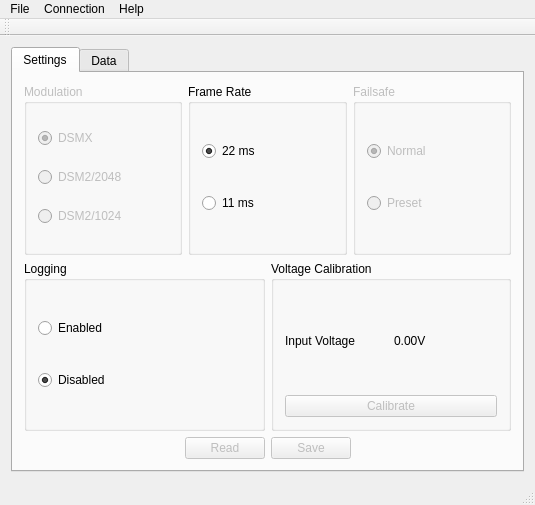
<?xml version="1.0" encoding="UTF-8"?>
<ui version="4.0">
 <class>MainWindow</class>
 <widget class="QMainWindow" name="MainWindow">
  <property name="geometry">
   <rect>
    <x>0</x>
    <y>0</y>
    <width>535</width>
    <height>505</height>
   </rect>
  </property>
  <property name="windowTitle">
   <string>MainWindow</string>
  </property>
  <widget class="QWidget" name="centralWidget">
   <layout class="QVBoxLayout" name="verticalLayout">
    <item>
     <widget class="QTabWidget" name="tabWidget">
      <property name="currentIndex">
       <number>0</number>
      </property>
      <widget class="QWidget" name="settingsTab">
       <attribute name="title">
        <string>Settings</string>
       </attribute>
       <layout class="QVBoxLayout" name="verticalLayout_8">
        <item>
         <layout class="QHBoxLayout" name="horizontalLayout_4">
          <item>
           <widget class="QGroupBox" name="modulationGroupBox">
            <property name="enabled">
             <bool>false</bool>
            </property>
            <property name="title">
             <string>Modulation</string>
            </property>
            <layout class="QVBoxLayout" name="verticalLayout_3">
             <item>
              <widget class="QRadioButton" name="dsmxRadioButton">
               <property name="text">
                <string>DSMX</string>
               </property>
               <property name="checked">
                <bool>true</bool>
               </property>
              </widget>
             </item>
             <item>
              <widget class="QRadioButton" name="dsm2_2048RadioButton">
               <property name="text">
                <string>DSM2/2048</string>
               </property>
              </widget>
             </item>
             <item>
              <widget class="QRadioButton" name="dsm2_1024radioButton">
               <property name="text">
                <string>DSM2/1024</string>
               </property>
              </widget>
             </item>
            </layout>
           </widget>
          </item>
          <item>
           <widget class="QGroupBox" name="frameRateGroupBox">
            <property name="title">
             <string>Frame Rate</string>
            </property>
            <layout class="QVBoxLayout" name="verticalLayout_4">
             <item>
              <widget class="QRadioButton" name="frame22RadioButton">
               <property name="text">
                <string>22 ms</string>
               </property>
               <property name="checked">
                <bool>true</bool>
               </property>
              </widget>
             </item>
             <item>
              <widget class="QRadioButton" name="frame11RadioButton">
               <property name="text">
                <string>11 ms</string>
               </property>
              </widget>
             </item>
            </layout>
           </widget>
          </item>
          <item>
           <widget class="QGroupBox" name="failsageGroupBox">
            <property name="enabled">
             <bool>false</bool>
            </property>
            <property name="title">
             <string>Failsafe</string>
            </property>
            <layout class="QVBoxLayout" name="verticalLayout_5">
             <item>
              <widget class="QRadioButton" name="normalFailsafeRadioButton">
               <property name="text">
                <string>Normal</string>
               </property>
               <property name="checked">
                <bool>true</bool>
               </property>
              </widget>
             </item>
             <item>
              <widget class="QRadioButton" name="presetFailsafeRadioButton">
               <property name="text">
                <string>Preset</string>
               </property>
              </widget>
             </item>
            </layout>
           </widget>
          </item>
         </layout>
        </item>
        <item>
         <layout class="QHBoxLayout" name="horizontalLayout_5">
          <item>
           <widget class="QGroupBox" name="loggingGroupBox">
            <property name="title">
             <string>Logging</string>
            </property>
            <layout class="QVBoxLayout" name="verticalLayout_6">
             <item>
              <widget class="QRadioButton" name="loggingEnabledRadioButton">
               <property name="text">
                <string>Enabled</string>
               </property>
              </widget>
             </item>
             <item>
              <widget class="QRadioButton" name="loggingDisabledRadioButton">
               <property name="text">
                <string>Disabled</string>
               </property>
               <property name="checked">
                <bool>true</bool>
               </property>
              </widget>
             </item>
            </layout>
           </widget>
          </item>
          <item>
           <widget class="QGroupBox" name="voltageGroupBox">
            <property name="title">
             <string>Voltage Calibration</string>
            </property>
            <layout class="QVBoxLayout" name="verticalLayout_7">
             <item>
              <layout class="QHBoxLayout" name="horizontalLayout_2">
               <item>
                <widget class="QLabel" name="label_10">
                 <property name="text">
                  <string>Input Voltage</string>
                 </property>
                </widget>
               </item>
               <item>
                <widget class="QLabel" name="measuredVoltagelabel">
                 <property name="text">
                  <string>0.00V</string>
                 </property>
                </widget>
               </item>
              </layout>
             </item>
             <item>
              <layout class="QHBoxLayout" name="horizontalLayout_3">
               <item>
                <widget class="QPushButton" name="calibrateButton">
                 <property name="enabled">
                  <bool>false</bool>
                 </property>
                 <property name="text">
                  <string>Calibrate</string>
                 </property>
                </widget>
               </item>
              </layout>
             </item>
            </layout>
           </widget>
          </item>
         </layout>
        </item>
        <item>
         <layout class="QHBoxLayout" name="horizontalLayout_6">
          <item>
           <spacer name="horizontalSpacer">
            <property name="orientation">
             <enum>Qt::Horizontal</enum>
            </property>
            <property name="sizeHint" stdset="0">
             <size>
              <width>40</width>
              <height>20</height>
             </size>
            </property>
           </spacer>
          </item>
          <item>
           <layout class="QHBoxLayout" name="horizontalLayout">
            <item>
             <widget class="QPushButton" name="readButton">
              <property name="enabled">
               <bool>false</bool>
              </property>
              <property name="text">
               <string>Read</string>
              </property>
             </widget>
            </item>
            <item>
             <widget class="QPushButton" name="saveButton">
              <property name="enabled">
               <bool>false</bool>
              </property>
              <property name="text">
               <string>Save</string>
              </property>
             </widget>
            </item>
           </layout>
          </item>
          <item>
           <spacer name="horizontalSpacer_2">
            <property name="orientation">
             <enum>Qt::Horizontal</enum>
            </property>
            <property name="sizeHint" stdset="0">
             <size>
              <width>40</width>
              <height>20</height>
             </size>
            </property>
           </spacer>
          </item>
         </layout>
        </item>
       </layout>
      </widget>
      <widget class="QWidget" name="dataTab">
       <attribute name="title">
        <string>Data</string>
       </attribute>
       <widget class="QPushButton" name="pushButton">
        <property name="geometry">
         <rect>
          <x>140</x>
          <y>110</y>
          <width>93</width>
          <height>28</height>
         </rect>
        </property>
        <property name="text">
         <string>Prev</string>
        </property>
       </widget>
       <widget class="QPushButton" name="pushButton_2">
        <property name="geometry">
         <rect>
          <x>310</x>
          <y>110</y>
          <width>93</width>
          <height>28</height>
         </rect>
        </property>
        <property name="text">
         <string>Next</string>
        </property>
       </widget>
       <widget class="QWidget" name="layoutWidget">
        <property name="geometry">
         <rect>
          <x>160</x>
          <y>170</y>
          <width>90</width>
          <height>179</height>
         </rect>
        </property>
        <layout class="QVBoxLayout" name="verticalLayout_2">
         <item>
          <widget class="QLabel" name="label">
           <property name="text">
            <string>Max Rx Voltage</string>
           </property>
          </widget>
         </item>
         <item>
          <widget class="QLabel" name="label_2">
           <property name="text">
            <string>Min Rx Voltage</string>
           </property>
          </widget>
         </item>
         <item>
          <widget class="QLabel" name="label_3">
           <property name="text">
            <string>Rx 1 Packets</string>
           </property>
          </widget>
         </item>
         <item>
          <widget class="QLabel" name="label_4">
           <property name="text">
            <string>Rx 2 Packets</string>
           </property>
          </widget>
         </item>
         <item>
          <widget class="QLabel" name="label_5">
           <property name="text">
            <string>Rx 3 Packets</string>
           </property>
          </widget>
         </item>
         <item>
          <widget class="QLabel" name="label_6">
           <property name="text">
            <string>Rx 1 Fades</string>
           </property>
          </widget>
         </item>
         <item>
          <widget class="QLabel" name="label_7">
           <property name="text">
            <string>Rx 2 Fades</string>
           </property>
          </widget>
         </item>
         <item>
          <widget class="QLabel" name="label_8">
           <property name="text">
            <string>Rx 3 Fades</string>
           </property>
          </widget>
         </item>
        </layout>
       </widget>
      </widget>
     </widget>
    </item>
   </layout>
  </widget>
  <widget class="QMenuBar" name="menuBar">
   <property name="geometry">
    <rect>
     <x>0</x>
     <y>0</y>
     <width>535</width>
     <height>26</height>
    </rect>
   </property>
   <widget class="QMenu" name="menuFile">
    <property name="title">
     <string>File</string>
    </property>
    <addaction name="actionExit"/>
   </widget>
   <widget class="QMenu" name="menuConnection">
    <property name="title">
     <string>Connection</string>
    </property>
    <widget class="QMenu" name="menuPort">
     <property name="title">
      <string>Port</string>
     </property>
     <addaction name="actionCOM1"/>
    </widget>
    <addaction name="menuPort"/>
   </widget>
   <widget class="QMenu" name="menuHelp">
    <property name="title">
     <string>Help</string>
    </property>
    <addaction name="actionAbout"/>
   </widget>
   <addaction name="menuFile"/>
   <addaction name="menuConnection"/>
   <addaction name="menuHelp"/>
  </widget>
  <widget class="QToolBar" name="mainToolBar">
   <attribute name="toolBarArea">
    <enum>TopToolBarArea</enum>
   </attribute>
   <attribute name="toolBarBreak">
    <bool>false</bool>
   </attribute>
  </widget>
  <widget class="QStatusBar" name="statusBar"/>
  <action name="actionExit">
   <property name="text">
    <string>Exit</string>
   </property>
  </action>
  <action name="actionAbout">
   <property name="text">
    <string>About</string>
   </property>
  </action>
  <action name="actionCOM1">
   <property name="checkable">
    <bool>false</bool>
   </property>
   <property name="enabled">
    <bool>false</bool>
   </property>
   <property name="text">
    <string>COM1</string>
   </property>
  </action>
 </widget>
 <layoutdefault spacing="6" margin="11"/>
 <resources/>
 <connections/>
</ui>
